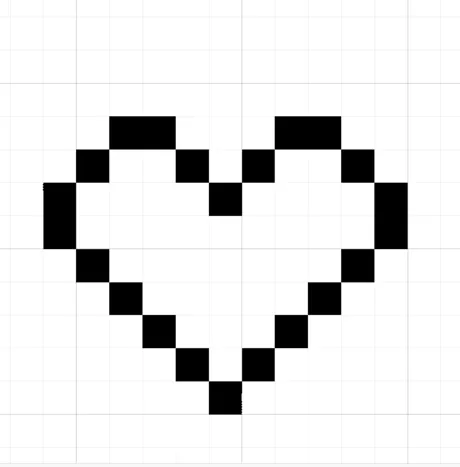
#> input picture Robotic Proje/heart.png, 460 x 467 px
$ python algorithm.py
#> lines starting #> are read from the running program, lines starting #| are printed output that depends on the picture
import matplotlib.pyplot as plt
import cv2
import numpy as np

# Constants for equilateral shape
DRONE_COUNT = 18
LENGTH = 10

# Put img path here
IMAGE = cv2.imread('heart.png')
#> IMAGE is the input picture: shape (467, 460, 3); mean B, G, R 225.4, 225.4, 225.4

def get_equil_corners(drone_count, length):

    # Calculating angles
    angles = np.linspace(0,
                         2 * np.pi,
                         drone_count,
                         endpoint=False)

    # Calculating corner coordinate
    x = length * np.cos(angles)
    y = length * np.sin(angles)

    # Merge coordinate
    corners = np.column_stack((x, y))

    # For visualization can commented out
    x, y = zip(*corners[:,:])
    plt.scatter(x, y, c='r')
    plt.axhline(0, color='black', lw=0.2)
    plt.axvline(0, color='black', lw=0.2)
    plt.show()

    # Return corner cordinates
    return corners

def get_image_corners(img, drone_count):

    # Make image gray
#> called with drone_count = 18
    gray = cv2.cvtColor(img, cv2.COLOR_BGR2GRAY)

    # Smoothing image
    blur = cv2.GaussianBlur(gray, (5,5), 1)
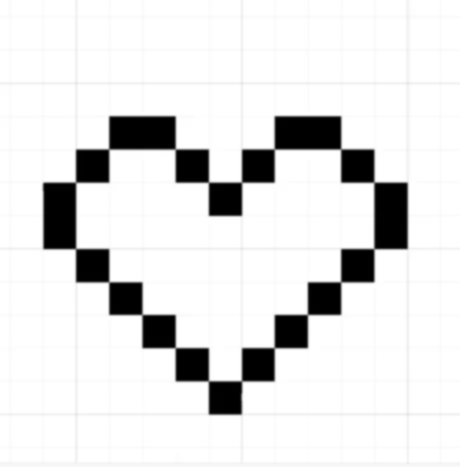
#> blur: shape (467, 460); min 0, max 255, mean 225.4

    # Find corner coordinates
    corners = cv2.goodFeaturesToTrack(blur,
                                      qualityLevel=0.001,
                                      minDistance=5,
                                      corners=drone_count,
                                      maxCorners=drone_count,
                                      mask=None
                                      ).astype(int
                                      ).reshape(drone_count,2)
#> corners = 18 rows, first 8: [75, 248], [275, 347], [307, 315], [176, 347], [108, 281], [373, 183], [241, 183], [75, 183]

    # Normalize corner coordinates to origin
    corners = normalizeCorners(corners,
                               img.shape[0],
                               img.shape[1])
#> corners = 18 rows, first 8: [-155, -15], [45, -114], [77, -82], [-54, -114], [-122, -48], [143, 50], [11, 50], [-155, 50]

    # For visualization can commented out
    x, y = zip(*corners[:,:])
#> x = (-155, 45, 77, -54, -122, 143, 11, -155, -21, -122, 110, 45, 110, -54, 144, -21, -88, 12); y = (-15, -114, -82, -114, -48, 50, 50, 50, 50, 83, -48, 85, 85, 83, -16, -147, -81, -147)
    plt.scatter(x, y, c='r')
    plt.axhline(0, color='black', lw=0.2)
    plt.axvline(0, color='black', lw=0.2)
    plt.show()
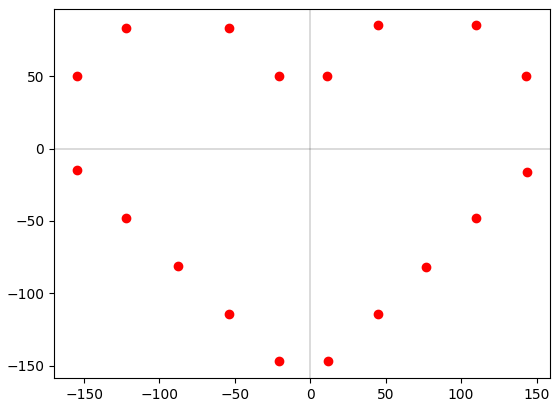
#> figure drawn by matplotlib, 1 panel

    # Return Corner Coordinates
    return corners

def normalizeCorners(corners, H, W):
    corners[:,0] -= W // 2
    corners[:,1] -= H // 2
    corners[:,1] = -corners[:,1]
    return corners

#get_equil_corners(DRONE_COUNT, LENGTH)
get_image_corners(IMAGE, DRONE_COUNT)
